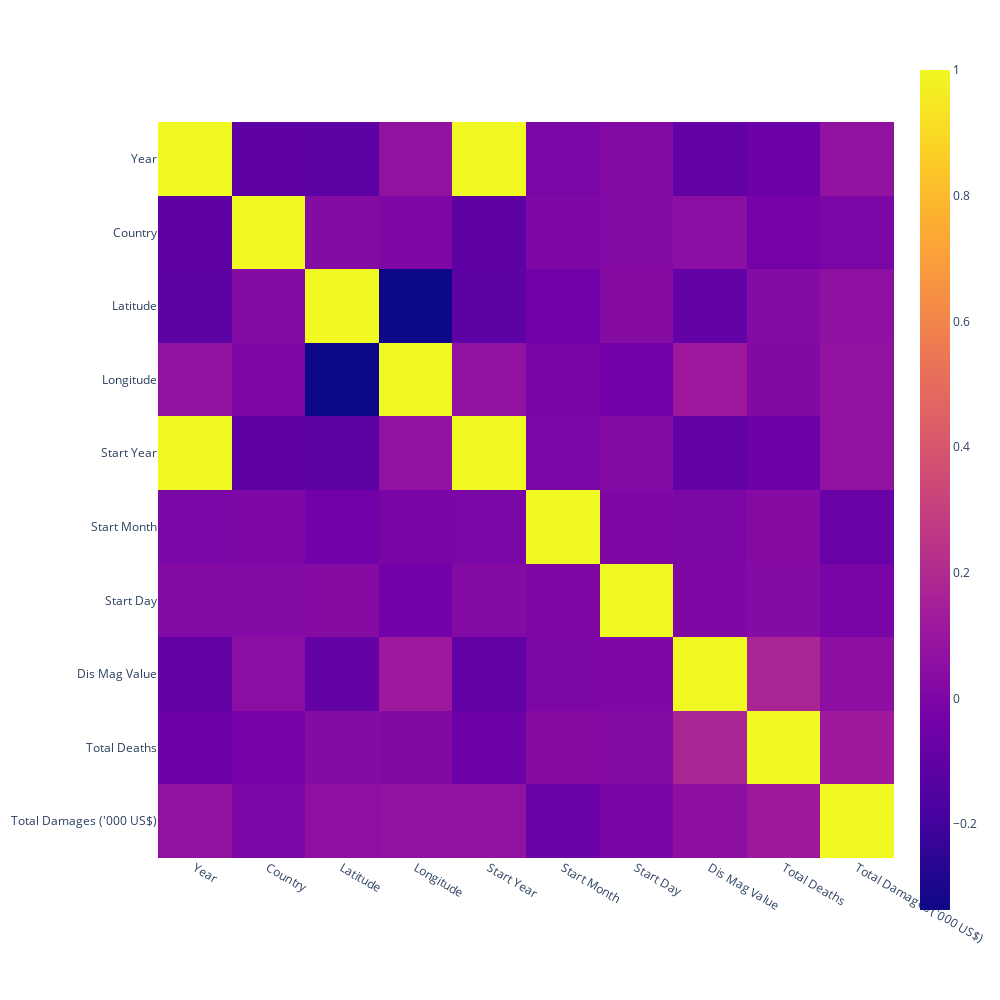

Notebook source saved alongside this figure:
### Code cell
corr = df.corr()
fig = px.imshow(corr,width=1000, height=1000)
fig.show()

### Figure 1 — Plotly figure (JSON) as saved in the notebook; plotly's stock layout.template omitted (floating-point values rounded to 4 significant figures)
{"data": [{"coloraxis": "coloraxis", "hovertemplate": "x: %{x}<br>y: %{y}<br>color: %{z}<extra></extra>", "name": "0", "type": "heatmap", "x": ["Year", "Country", "Latitude", "Longitude", "Start Year", "Start Month", "Start Day", "Dis Mag Value", "Total Deaths", "Total Damages ('000 US$)"], "xaxis": "x", "y": ["Year", "Country", "Latitude", "Longitude", "Start Year", "Start Month", "Start Day", "Dis Mag Value", "Total Deaths", "Total Damages ('000 US$)"], "yaxis": "y", "z": [[1, -0.1022, -0.1116, 0.07351, 0.9988, -0.006759, 0.02149, -0.09215, -0.06141, 0.07508], [-0.1022, 1, 0.02552, 0.00399, -0.1027, 0.003788, 0.02173, 0.04593, -0.03002, -0.009176], [-0.1116, 0.02552, 1, -0.3366, -0.1104, -0.04267, 0.03008, -0.0919, 0.02524, 0.05977], [0.07351, 0.00399, -0.3366, 1, 0.07142, -0.01378, -0.03815, 0.1134, 0.01762, 0.06979], [0.9988, -0.1027, -0.1104, 0.07142, 1, -0.007078, 0.02065, -0.09252, -0.06165, 0.07508], [-0.006759, 0.003788, -0.04267, -0.01378, -0.007078, 1, 0.004874, 0.000686, 0.03046, -0.0685], [0.02149, 0.02173, 0.03008, -0.03815, 0.02065, 0.004874, 1, 0.005991, 0.02531, -0.009836], [-0.09215, 0.04593, -0.0919, 0.1134, -0.09252, 0.000686, 0.005991, 1, 0.1733, 0.05357], [-0.06141, -0.03002, 0.02524, 0.01762, -0.06165, 0.03046, 0.02531, 0.1733, 1, 0.1201], [0.07508, -0.009176, 0.05977, 0.06979, 0.07508, -0.0685, -0.009836, 0.05357, 0.1201, 1]]}], "layout": {"coloraxis": {"colorscale": [[0, "#0d0887"], [0.1111, "#46039f"], [0.2222, "#7201a8"], [0.3333, "#9c179e"], [0.4444, "#bd3786"], [0.5556, "#d8576b"], [0.6667, "#ed7953"], [0.7778, "#fb9f3a"], [0.8889, "#fdca26"], [1, "#f0f921"]]}, "height": 1000, "margin": {"t": 60}, "width": 1000, "xaxis": {"anchor": "y", "constrain": "domain", "domain": [0, 1], "scaleanchor": "y"}, "yaxis": {"anchor": "x", "autorange": "reversed", "constrain": "domain", "domain": [0, 1]}}}
